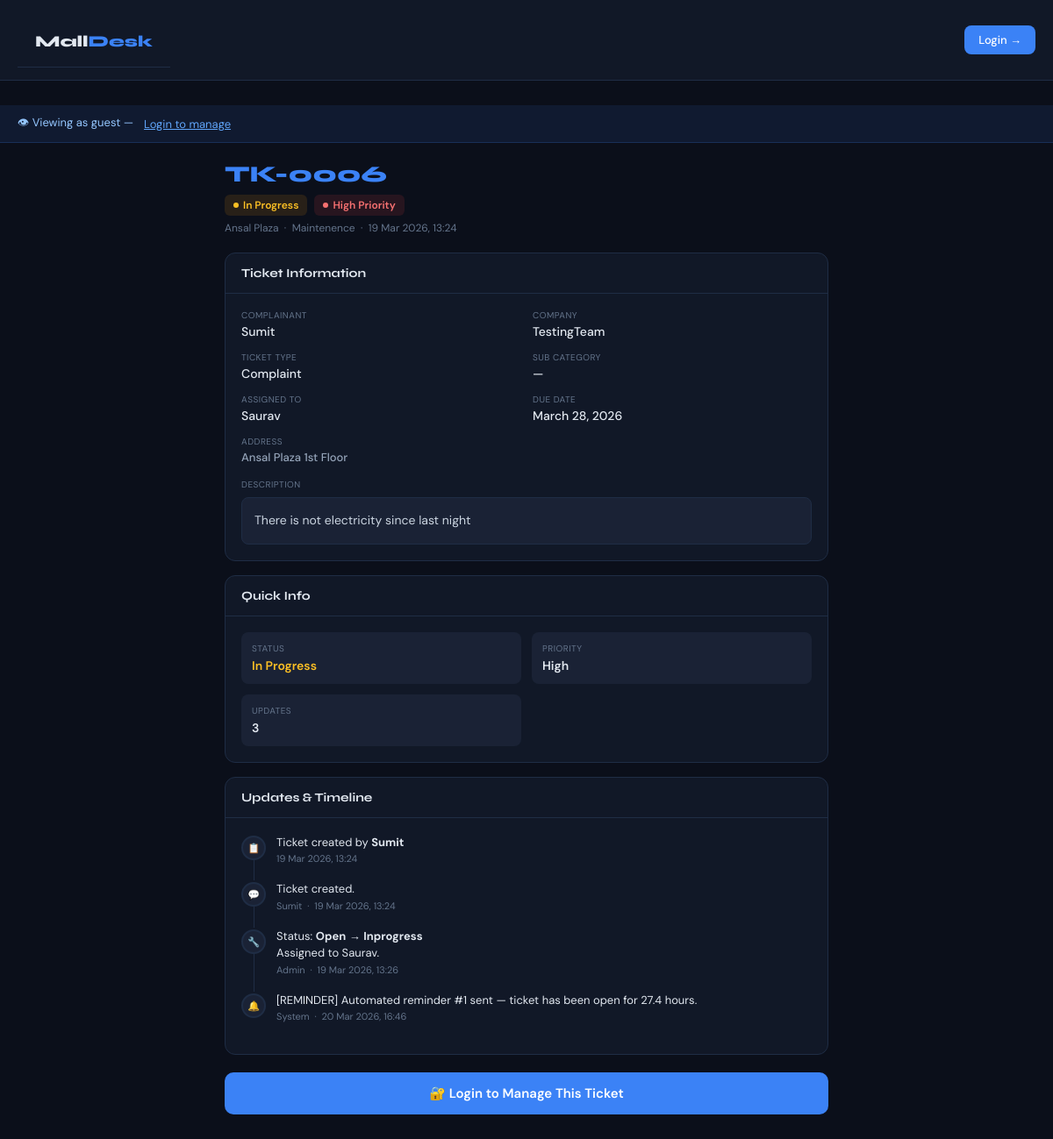
/tickets/6/, run on an earlier commit of the app's database.
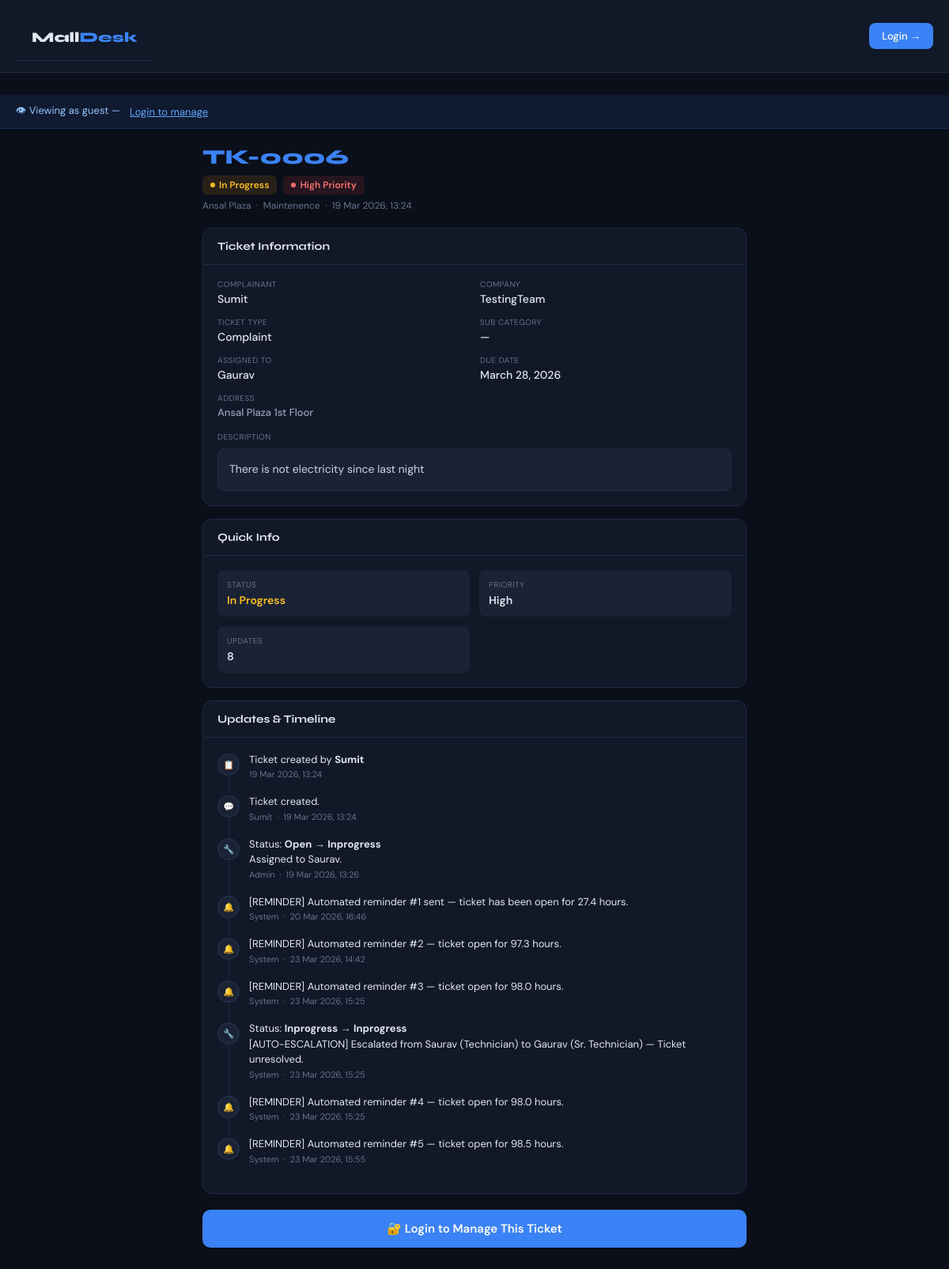
And on a later commit of the database.
### tickets/models.py (models this page shows, shortened)
class Ticket(models.Model):
    COMPLAINT  = 'complaint'
    REQUEST    = 'request'
    FEEDBACK   = 'feedback'
    MAINTENANCE = 'maintenance'
    TYPE_CHOICES = [
        (COMPLAINT,   'Complaint'),
        (REQUEST,     'Request'),
        (FEEDBACK,    'Feedback'),
        (MAINTENANCE, 'Maintenance'),
    ]
    OPEN       = 'open'
    IN_PROGRESS = 'in_progress'
    RESOLVED   = 'resolved'
    CLOSED     = 'closed'
    STATUS_CHOICES = [
        (OPEN,        'Open'),
        (IN_PROGRESS, 'In Progress'),
        (RESOLVED,    'Resolved'),
        (CLOSED,      'Closed'),
    ]
    LOW      = 'low'
    MEDIUM   = 'medium'
    HIGH     = 'high'
    CRITICAL = 'critical'
    PRIORITY_CHOICES = [
        (LOW,      'Low'),
        (MEDIUM,   'Medium'),
        (HIGH,     'High'),
        (CRITICAL, 'Critical'),
    ]
    ticket_id           = models.CharField(max_length=20, unique=True, editable=False)
    shop                = models.ForeignKey('Shop', on_delete=models.SET_NULL, null=True, blank=True, related_name='tickets')
    complainant_name    = models.CharField(max_length=200)
    complainant_company = models.CharField(max_length=200, blank=True)
    complainant_address = models.TextField(blank=True)
    mall                = models.ForeignKey(Mall, on_delete=models.PROTECT, related_name='tickets')
    ticket_type         = models.CharField(max_length=20, choices=TYPE_CHOICES, default=COMPLAINT)
    ticket_status       = models.CharField(max_length=20, choices=STATUS_CHOICES, default=OPEN)
    department          = models.ForeignKey(Department, on_delete=models.PROTECT, related_name='tickets')
    sub_category        = models.ForeignKey(SubCategory, on_delete=models.SET_NULL, null=True, blank=True, related_name='tickets')
    priority            = models.CharField(max_length=10, choices=PRIORITY_CHOICES, default=MEDIUM)
    complaint_description = models.TextField()
    resolution          = models.TextField(blank=True)
    created_by          = models.ForeignKey(settings.AUTH_USER_MODEL, on_delete=models.SET_NULL, null=True,
                                            related_name='created_tickets')
    assigned_to         = models.ForeignKey(settings.AUTH_USER_MODEL, on_delete=models.SET_NULL, null=True, blank=True,
                                            related_name='assigned_tickets')
    escalated           = models.BooleanField(default=False)
    escalated_at        = models.DateTimeField(null=True, blank=True)
    escalated_from      = models.ForeignKey(settings.AUTH_USER_MODEL, on_delete=models.SET_NULL, null=True, blank=True,
                                            related_name='escalated_tickets')
    escalation_count    = models.PositiveIntegerField(default=0)
    created_at          = models.DateTimeField(auto_now_add=True)
    due_date            = models.DateField(null=True, blank=True)
    resolved_on         = models.DateTimeField(null=True, blank=True)
    class Meta:
        ordering = ['-created_at']
    @property
    def resolution_time(self):
        if self.resolved_on and self.created_at:
            delta = self.resolved_on - self.created_at
            return round(delta.total_seconds() / 3600, 1)
        return None
    @property
    def is_overdue(self):
        if self.due_date and self.ticket_status not in [self.RESOLVED, self.CLOSED]:
            return timezone.now().date() > self.due_date
        return False

class Mall(models.Model):
    name       = models.CharField(max_length=200)
    location   = models.CharField(max_length=300)
    is_active  = models.BooleanField(default=True)
    created_at = models.DateTimeField(auto_now_add=True)
    class Meta:
        ordering = ['name']

class Department(models.Model):
    mall       = models.ForeignKey(Mall, on_delete=models.CASCADE, related_name='departments', null=True, blank=True,
                                   help_text="Leave blank to apply to all malls")
    name       = models.CharField(max_length=150)
    is_active  = models.BooleanField(default=True)
    class Meta:
        ordering = ['name']

class TicketUpdate(models.Model):
    ticket     = models.ForeignKey(Ticket, on_delete=models.CASCADE, related_name='updates')
    updated_by = models.ForeignKey(settings.AUTH_USER_MODEL, on_delete=models.SET_NULL, null=True)
    old_status = models.CharField(max_length=20, blank=True)
    new_status = models.CharField(max_length=20, blank=True)
    note       = models.TextField()
    created_at = models.DateTimeField(auto_now_add=True)
    class Meta:
        ordering = ['created_at']

### accounts/models.py (models this page shows, shortened)
class User(AbstractBaseUser, PermissionsMixin):
    EXTERNAL = 'external'   # Customer / shop owner outside the company
    INTERNAL = 'internal'   # Employee assigned to handle tickets
    MANAGER  = 'manager'    # Can assign tickets, track tasks
    ADMIN    = 'admin'      # Full access, creates internal users
    ROLE_CHOICES = [
        (EXTERNAL, 'External User'),
        (INTERNAL, 'Internal User'),
        (MANAGER,  'Manager'),
        (ADMIN,    'Admin'),
    ]
    email           = models.EmailField(unique=True)
    full_name       = models.CharField(max_length=150)
    mobile          = models.CharField(max_length=20, blank=True)
    role            = models.CharField(max_length=20, choices=ROLE_CHOICES, default=EXTERNAL)
    business_name   = models.CharField(max_length=200, blank=True, help_text="Shop/Business name for external users")
    project         = models.ForeignKey(
        'tickets.Mall', null=True, blank=True,
        on_delete=models.SET_NULL, related_name='external_users'
    )
    department      = models.ForeignKey(
        'tickets.Department', null=True, blank=True,
        on_delete=models.SET_NULL, related_name='members'
    )
    designation     = models.ForeignKey(
        'tickets.Designation', null=True, blank=True,
        on_delete=models.SET_NULL, related_name='users'
    )
    is_active       = models.BooleanField(default=True)
    is_staff        = models.BooleanField(default=False)
    date_joined     = models.DateTimeField(auto_now_add=True)
    objects = UserManager()
    USERNAME_FIELD  = 'email'
    REQUIRED_FIELDS = ['full_name']
    class Meta:
        verbose_name = 'User'
        verbose_name_plural = 'Users'
        ordering = ['-date_joined']

### tickets/views.py (the view)
# urls.py: path('tickets/<int:pk>/',        views.ticket_detail, name='ticket_detail'),
def ticket_detail(request, pk):
    ticket = get_object_or_404(Ticket, pk=pk)
    if request.user.is_authenticated and request.user.is_external:
        if ticket.created_by != request.user:
            messages.error(request, "You don't have permission to view this ticket.")
            return redirect('ticket_list')
    update_form  = TicketUpdateForm()
    assign_form  = TicketAssignForm(instance=ticket)
    resolve_form = TicketResolveForm(instance=ticket)
    from django.conf import settings as django_settings
    whatsapp_number = getattr(django_settings, 'WHATSAPP_NOTIFY_NUMBER', '')
    ticket_url = request.build_absolute_uri(request.path)
    ticket_fields = [
        ('Complainant Name',    ticket.complainant_name),
        ('Company Name',        ticket.complainant_company or '—'),
        ('Mall / Location',     ticket.mall.name),
        ('Ticket Type',         ticket.get_ticket_type_display()),
        ('Department',          ticket.department.name),
        ('Sub Category',        ticket.sub_category.name if ticket.sub_category else '—'),
        ('Due Date',            ticket.due_date or 'Not set'),
        ('Created At',          ticket.created_at.strftime('%d %b %Y, %H:%M')),
    ]
    from .models import Designation
    from django.db.models import Q
    designations = Designation.objects.filter(
        is_active=True
    ).filter(
        Q(department=ticket.department) | Q(department__isnull=True)
    ).order_by('level_order')
    return render(request, 'tickets/ticket_detail.html', {
        'ticket':          ticket,
        'updates':         ticket.updates.all(),
        'update_form':     update_form,
        'assign_form':     assign_form,
        'resolve_form':    resolve_form,
        'whatsapp_number': whatsapp_number,
        'ticket_url':      ticket_url,
        'ticket_fields':   ticket_fields,
        'designations':    designations,
    })

### templates/tickets/ticket_detail.html (shortened to what this page needs)
{% extends 'base.html' %}
{% block public_content %}
<!DOCTYPE html>
<html lang="en">
<head>
</head>
<body>
<div class="topbar">
  <div class="logo">Mall<span>Desk</span></div>
  <a href="{% url 'login' %}?next={{ request.path }}" class="login-btn">Login →</a>
</div>
<div class="notice">
  👁 Viewing as guest — <a href="{% url 'login' %}?next={{ request.path }}" style="color:#60a5fa;margin-left:4px;">Login to manage</a>
</div>
<div class="wrap">
  <div class="ticket-header">
    <div class="ticket-id">{{ ticket.ticket_id }}</div>
    <div class="badges">
      <span class="badge badge-{{ ticket.ticket_status }}"><span class="dot"></span>{{ ticket.get_ticket_status_display }}</span>
      <span class="badge badge-{{ ticket.priority }}"><span class="dot"></span>{{ ticket.get_priority_display }} Priority</span>
    </div>
    <div class="meta">{{ ticket.mall.name }} &nbsp;·&nbsp; {{ ticket.department.name }} &nbsp;·&nbsp; {{ ticket.created_at|date:"d M Y, H:i" }}</div>
  </div>
  <div class="card">
    <div class="card-head">Ticket Information</div>
    <div class="card-body">
      <div class="info-grid">
        <div>
          <div class="info-label">Complainant</div>
          <div class="info-value">{{ ticket.complainant_name }}</div>
        </div>
        <div>
          <div class="info-label">Company</div>
          <div class="info-value">{{ ticket.complainant_company|default:"—" }}</div>
        </div>
        <div>
          <div class="info-label">Ticket Type</div>
          <div class="info-value">{{ ticket.get_ticket_type_display }}</div>
        </div>
        <div>
          <div class="info-label">Sub Category</div>
          <div class="info-value">{{ ticket.sub_category.name|default:"—" }}</div>
        </div>
        <div>
          <div class="info-label">Assigned To</div>
          <div class="info-value">{{ ticket.assigned_to.full_name|default:"Unassigned" }}</div>
        </div>
        <div>
          <div class="info-label">Due Date</div>
          <div class="info-value {% if ticket.is_overdue %}overdue{% endif %}">{{ ticket.due_date|default:"Not set" }}</div>
        </div>
      </div>
      {% if ticket.complainant_address %}
      <div style="margin-top:14px;">
        <div class="info-label">Address</div>
        <div class="info-value" style="font-size:13px;color:#94a3b8;margin-top:3px;">{{ ticket.complainant_address }}</div>
      </div>
      {% endif %}
      <div style="margin-top:16px;">
        <div class="info-label" style="margin-bottom:8px;">Description</div>
        <div class="desc-box">{{ ticket.complaint_description }}</div>
      </div>
    </div>
  </div>
  <div class="card">
    <div class="card-head">Quick Info</div>
    <div class="card-body">
      <div class="quick-grid">
        <div class="quick-item">
          <div class="quick-label">Status</div>
          <div class="quick-value status-{{ ticket.ticket_status }}">{{ ticket.get_ticket_status_display }}</div>
        </div>
        <div class="quick-item">
          <div class="quick-label">Priority</div>
          <div class="quick-value">{{ ticket.get_priority_display }}</div>
        </div>
        <div class="quick-item">
          <div class="quick-label">Updates</div>
          <div class="quick-value">{{ updates.count }}</div>
        </div>
      </div>
    </div>
  </div>
  <div class="card">
    <div class="card-head">Updates & Timeline</div>
    <div class="card-body">
      <div class="timeline">
        <div class="tl-item">
          <div class="tl-icon">📋</div>
          <div>
            <div class="tl-text">Ticket created by <strong>{{ ticket.created_by.full_name|default:ticket.complainant_name }}</strong></div>
            <div class="tl-meta">{{ ticket.created_at|date:"d M Y, H:i" }}</div>
          </div>
        </div>
        {% for update in updates %}
        <div class="tl-item">
          <div class="tl-icon">
            {% if update.new_status == 'resolved' %}✅
            {% elif update.new_status == 'in_progress' %}🔧
            {% elif update.new_status == 'closed' %}🔒
            {% elif update.note|slice:":10" == '[REMINDER]' %}🔔
            {% else %}💬{% endif %}
          </div>
          <div>
            <div class="tl-text">
              {% if update.old_status and update.new_status %}
                Status: <strong>{{ update.old_status|cut:"_"|title }}</strong> → <strong>{{ update.new_status|cut:"_"|title }}</strong>
                {% if update.note %}<br>{{ update.note }}{% endif %}
              {% else %}
                {{ update.note }}
              {% endif %}
            </div>
            <div class="tl-meta">{{ update.updated_by.full_name|default:"System" }} &nbsp;·&nbsp; {{ update.created_at|date:"d M Y, H:i" }}</div>
          </div>
        </div>
        {% empty %}
        <div style="color:#64748b;font-size:13px;">No updates yet.</div>
        {% endfor %}
      </div>
    </div>
  </div>
  <a href="{% url 'login' %}?next={{ request.path }}" class="cta-btn">🔐 Login to Manage This Ticket</a>
</div>
</body>
</html>
{% endblock %}

### templates/base.html (shortened to what this page needs)
<!DOCTYPE html>
<html lang="en">
<head>
</head>
<body>
{% if user.is_authenticated %}
<div class="overlay" id="overlay" onclick="closeSidebar()"></div>
<div class="mobile-topbar">
  <button class="hamburger" onclick="openSidebar()" aria-label="Menu">
    <span></span><span></span><span></span>
  </button>
  <div class="mobile-logo">Mall<span>Desk</span></div>
  <div style="display:flex;align-items:center;gap:10px;">
    <div class="avatar" style="width:32px;height:32px;font-size:12px;">{{ user.full_name|slice:":2"|upper }}</div>
    <a href="{% url 'logout' %}" style="background:rgba(239,68,68,.12);color:#f87171;border:1px solid rgba(239,68,68,.2);padding:6px 12px;border-radius:7px;font-size:12px;font-weight:500;text-decoration:none;">Logout</a>
  </div>
</div>
<div class="sidebar" id="sidebar">
  <div class="logo">
    <div class="logo-text">
      <h1>Mall<span>Desk</span></h1>
      <p>{% if user.is_internal %}Internal Portal{% else %}Customer Portal{% endif %}</p>
    </div>
    <button class="sidebar-close" onclick="closeSidebar()">✕</button>
  </div>
  <nav class="nav">
    <div class="nav-section">Main</div>
    <a href="{% url 'dashboard' %}" onclick="closeSidebar()" {% if request.resolver_match.url_name == 'dashboard' %}class="active"{% endif %}>📊 Dashboard</a>
    <a href="{% url 'ticket_list' %}" onclick="closeSidebar()" {% if 'ticket' in request.resolver_match.url_name %}class="active"{% endif %}>🎫 Tickets</a>
    <a href="{% url 'ticket_create' %}" onclick="closeSidebar()">➕ New Ticket</a>
    {% if user.is_manager_or_admin %}
    <div class="nav-section">Administration</div>
    <a href="{% url 'user_list' %}" onclick="closeSidebar()">👥 Manage Users</a>
    <a href="{% url 'create_internal_user' %}" onclick="closeSidebar()">🧑 Add Internal User</a>
    {% endif %}
  </nav>
  <div class="sidebar-user">
    <div class="avatar">{{ user.full_name|slice:":2"|upper }}</div>
    <div class="info">
      <p>{{ user.full_name|truncatechars:16 }}</p>
      <span>{{ user.get_role_display }}</span>
    </div>
    <a href="{% url 'logout' %}" style="background:none;border:none;color:var(--muted);cursor:pointer;margin-left:auto;font-size:18px;text-decoration:none;" title="Logout">⏻</a>
  </div>
</div>
<div class="main">
  {% for msg in messages %}
  <div class="alert alert-{% if msg.tags == 'error' %}error{% elif msg.tags == 'success' %}success{% else %}info{% endif %}">{{ msg }}</div>
  {% endfor %}
  {% block content %}{% endblock %}
</div>
<script>
function openSidebar(){
  document.getElementById('sidebar').classList.add('open');
  document.getElementById('overlay').classList.add('open');
  document.body.style.overflow='hidden';
}
function closeSidebar(){
  document.getElementById('sidebar').classList.remove('open');
  document.getElementById('overlay').classList.remove('open');
  document.body.style.overflow='';
}
// Close on escape key
document.addEventListener('keydown',function(e){if(e.key==='Escape')closeSidebar();});
</script>
{% else %}
{% block public_content %}{% endblock %}
{% endif %}
</body>
</html>

What changed in the data, as far as the page shows it:
changed Ticket "TK-0006": assigned_to.full_name "Saurav" → "Gaurav"; count "3" → "8"
added TicketUpdate: note "[REMINDER] Automated reminder #2 — ticket open for 97.3 hours.", updated_by.full_name "System", created_at "23 Mar 2026, 14:42"
added TicketUpdate: note "[REMINDER] Automated reminder #3 — ticket open for 98.0 hours.", updated_by.full_name "System", created_at "23 Mar 2026, 15:25"
added TicketUpdate: old_status "Inprogress", new_status "Inprogress", note "[AUTO-ESCALATION] Escalated from Saurav (Technician) to Gaurav (Sr. Technician) — Ticket unresolved.", updated_by.full_name "System", created_at "23 Mar 2026, 15:25"
added TicketUpdate: note "[REMINDER] Automated reminder #4 — ticket open for 98.0 hours.", updated_by.full_name "System", created_at "23 Mar 2026, 15:25"
added TicketUpdate: note "[REMINDER] Automated reminder #5 — ticket open for 98.5 hours.", updated_by.full_name "System", created_at "23 Mar 2026, 15:55"
